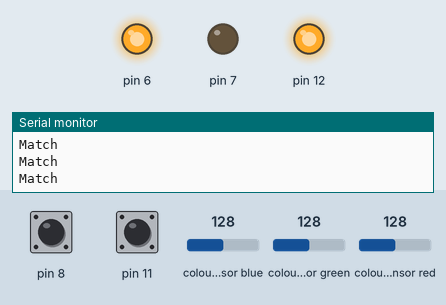
Recording of a sketch running on a simulated Arduino Uno, built with avr-gcc and run on an emulated ATmega328P. Parts: output pins drawn as LEDs (lit = HIGH), the last lines printed to the serial monitor. Dashed ring = blinking. Inputs (shaded band) come from the test bench; at power-on: pin 8 HIGH, pin 11 HIGH, colour sensor blue 128, colour sensor green 128, colour sensor red 128. Random numbers use the default seed unless the sketch sets one.

Above: at 1.2 s.
1.3 s: pin 8 pulled LOW for 0.15 s
At 3.6 s:
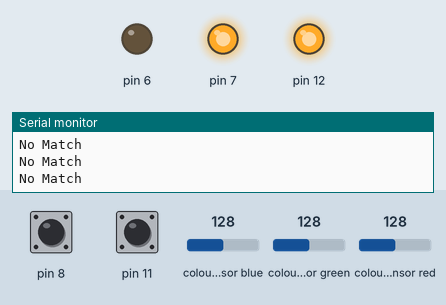
3.9 s: pin 11 pulled LOW for 3.2 s
At 4.7 s:
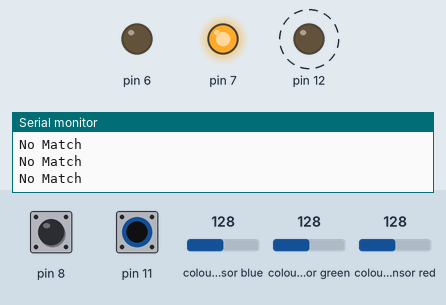
8.6 s: pin 8 pulled LOW for 1 s
At 9.4 s:
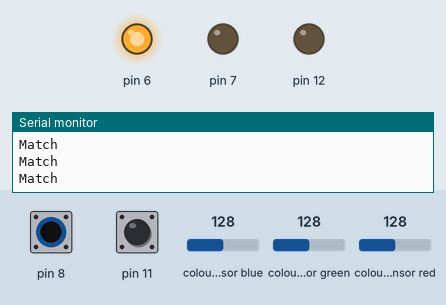
11.2 s: pin 8 pulled LOW for 3.2 s
At 15.0 s:
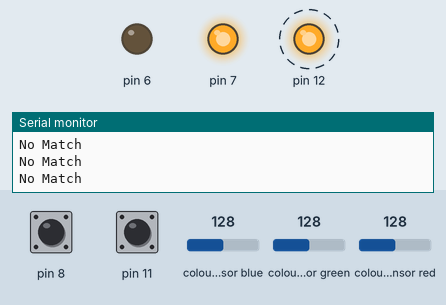
Timing chart, 0 to 16.5 s (numbered marks = the images above; inputs shaded):
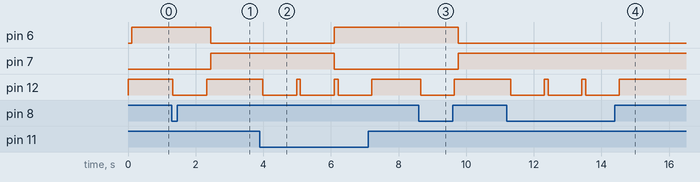

The sketch:

Learning_Color_NN.ino
```cpp
#include "Perceptron.h"
#include <Wire.h>
#include "Adafruit_TCS34725.h"

Adafruit_TCS34725 tcs = Adafruit_TCS34725(TCS34725_INTEGRATIONTIME_50MS, TCS34725_GAIN_4X);

uint16_t clear, red, green, blue ;
perceptron colorPerceptron(4);

void setup() {

  tcs.begin();

  randomSeed(A0);
  colorPerceptron.randomize();

  pinMode(12, OUTPUT);
  digitalWrite(12, HIGH);
  pinMode(6, OUTPUT);
  pinMode(7, OUTPUT);
  digitalWrite(6, LOW);
  digitalWrite(7, LOW);
  pinMode(11, INPUT_PULLUP);
  pinMode(8, INPUT_PULLUP);

  Serial.begin(9600);
}

void loop() {
  tcs.setInterrupt(false);
  delay(60);
  tcs.getRawData(&red, &green, &blue, &clear);
  tcs.setInterrupt(true);

  uint32_t sum = clear;
  float r, g, b;
  r = red; r /= sum;
  g = green; g /= sum;
  b = blue; b /= sum;
  r *= 256; g *= 256; b *= 256;

  colorPerceptron.inputs[0] = r;
  colorPerceptron.inputs[1] = g;
  colorPerceptron.inputs[2] = b;

  float guess = colorPerceptron.feedForward();

  if (digitalRead(11) == 0) {
    digitalWrite(12, LOW);
    colorPerceptron.train(1, guess);
    delay(1000);
    digitalWrite(12, HIGH);
  }

  if (digitalRead(8) == 0) {
    digitalWrite(12, LOW);
    colorPerceptron.train(-1, guess);
    delay(1000);
    digitalWrite(12, HIGH);
  }

  if (guess == 1) {
    Serial.println("Match");
    digitalWrite(6, HIGH);
    digitalWrite(7, LOW);
  }

  else {
    Serial.println("No Match");
    digitalWrite(6, LOW);
    digitalWrite(7, HIGH);
  }

}
```

Perceptron.h
```cpp
// (licence header left out)
//**************Class perceptron*************
class perceptron
{

    const float c = 0.008;//constante de aprendizaje

  public:
    //arrays that hold inputs and weights
    float* inputs;
    float* weights;
    int n; //numero de entradas

    perceptron(int ninputs) {
      n = ninputs;
      inputs = new float[n];
      weights = new float[n];
      inputs[n - 1] = 1;//bias
      for (int i = 0; i < n; i++) {
        // The weights are picked randomly to start.
        //a trick to get values from -1 to 1
        weights[i] = (float)random(-1000, 1000) / 1000;
      }
    }

    //reset weights to random values
    void randomize() {
      for (int i = 0; i < n; i++) {
        // The weights are picked randomly to start.
        weights[i] = (float)random(-1000, 1000) / 1000;
      }
    }

    //training function
    void train(int desired, float guess) {
      float error = desired - guess;
      for (int i = 0; i < n; i++) {
        weights[i] += c * error * inputs[i];
      }
    }

    //forward function
    float feedForward() {
      float sum = 0;
      for (int i = 0; i < n; i++) {
        sum += inputs[i] * weights[i];
      }

      return activate(sum);
    }


   float weightedSum() {
      float sum = 0;
      for (int i = 0; i < n; i++) {
        sum += inputs[i] * weights[i];
      }

      return sum;
    }


  private:
    //activation function
    int activate(float sum) {
      //regresa 1 si es positivo, -1 si negativo.
      if (sum > 0) {
        return 1;
      }
      else {
        return -1;
      }
    }


};
```

Measured:
- after the input at 1.3 s, pin 6: HIGH → LOW after 1.1 s; pin 7: LOW → HIGH after 1.1 s; pin 12: HIGH → LOW at once, → HIGH 1.0 s later
- after the input at 3.9 s, pin 6: LOW → HIGH after 2.2 s; pin 7: HIGH → LOW after 2.2 s; pin 12: alternates HIGH for 0.11 s and LOW for 1.0 s, starting after 0.09 s
- after the input at 8.6 s, pin 6: HIGH → LOW after 1.2 s; pin 7: LOW → HIGH after 1.2 s; pin 12: HIGH → LOW after 0.05 s, → HIGH 1.0 s later
- after the input at 11.2 s, pin 12: alternates HIGH for 0.11 s and LOW for 1.0 s, 6 changes in all, then stays HIGH, starting after 0.11 s
